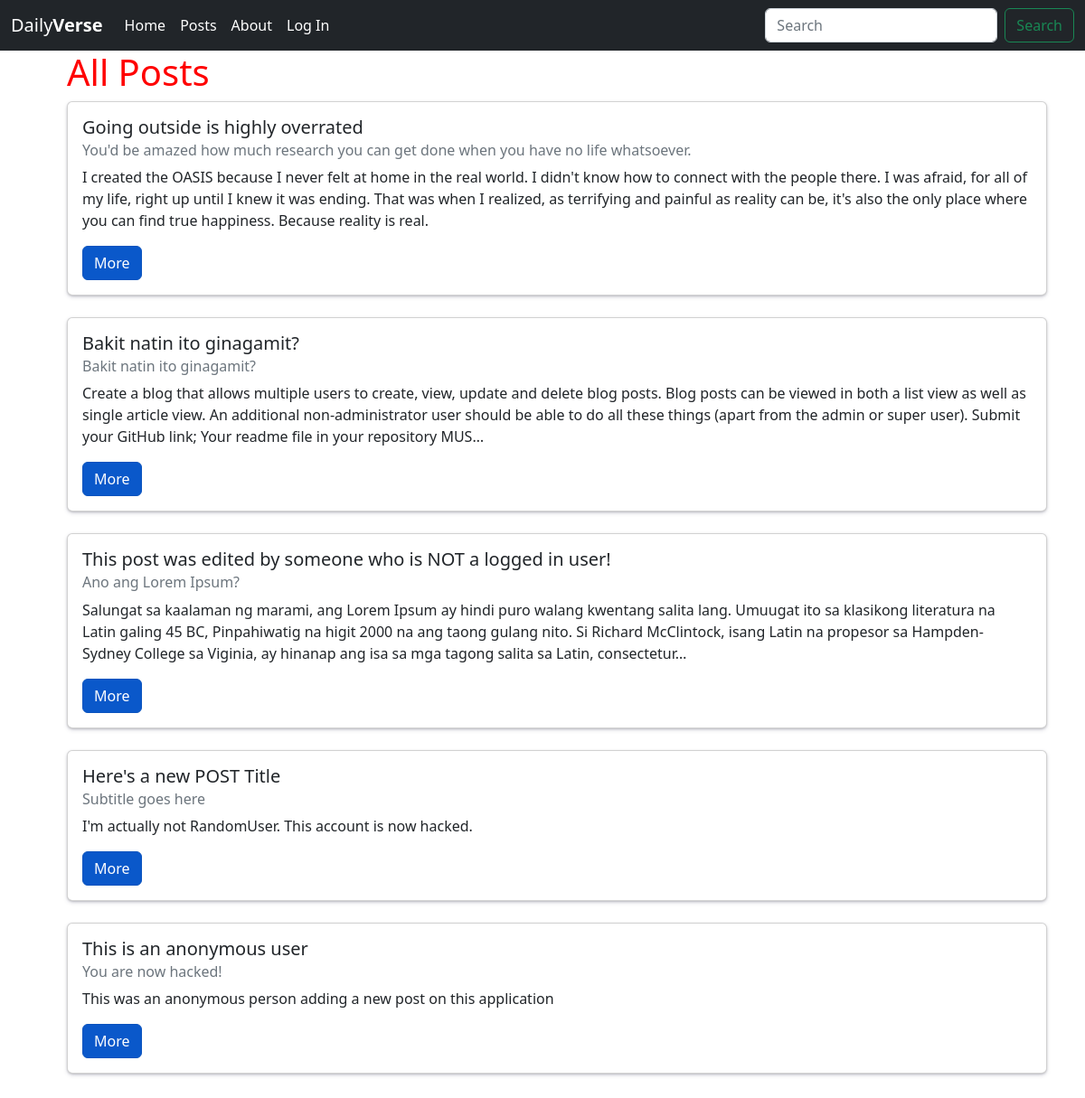
The app's page /posts/, older data.
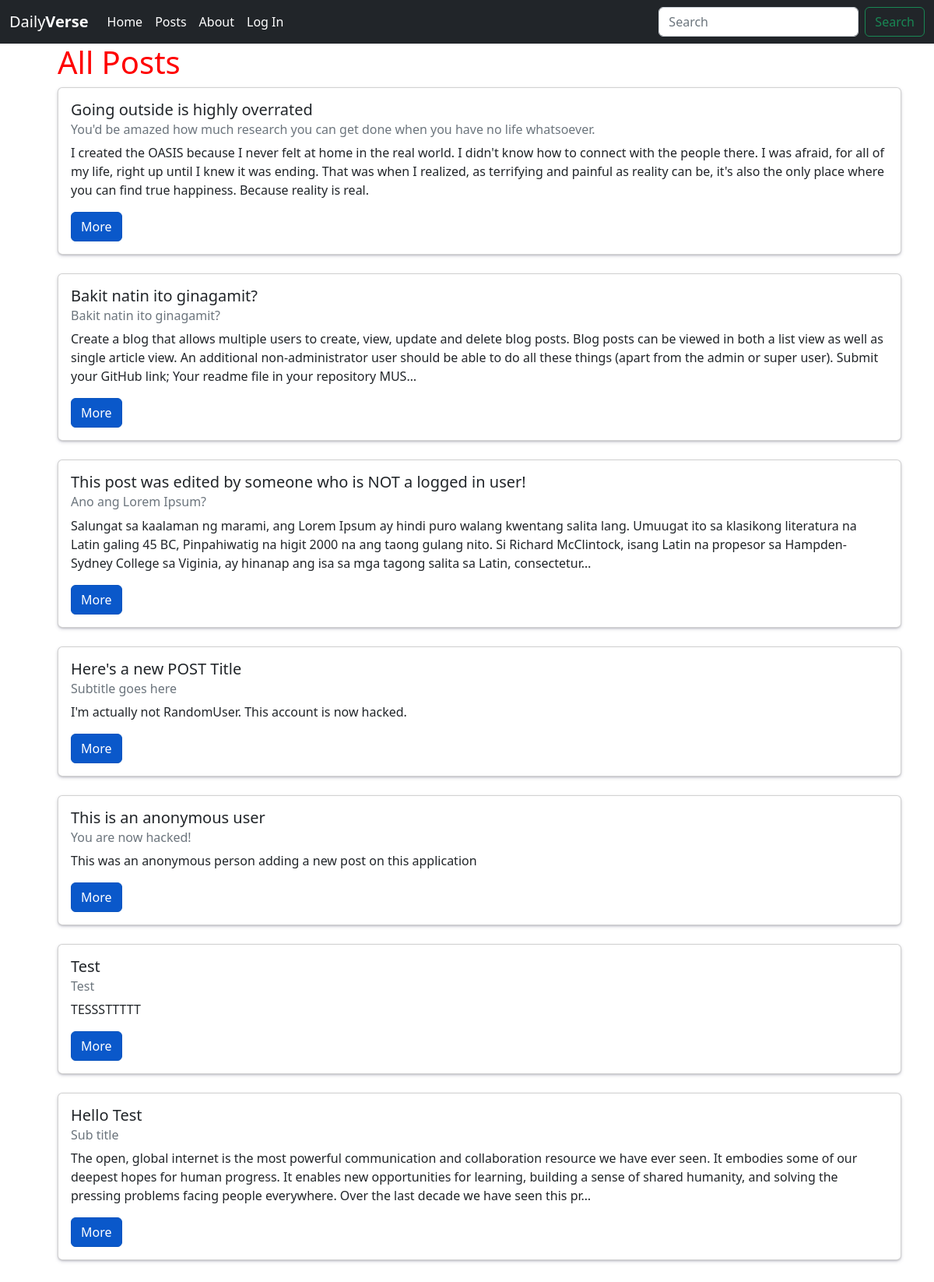
The same page, newer data.
### posts/models.py (models this page shows, shortened)
class Post(models.Model):
    title = models.CharField(max_length=256)
    subtitle = models.CharField(max_length=256)
    author = models.ForeignKey(
        get_user_model(),
        on_delete=models.CASCADE
    )
    body = models.TextField()
    created_on = models.DateTimeField(auto_now_add=True)

### posts/views.py (the view)
# urls.py: path('', PostListView.as_view(), name='list'),
class PostListView(ListView):
    template_name = "posts/list.html"
    model = Post

### templates/posts/list.html (shortened to what this page needs)
{% extends 'base.html' %}
{% block content %}
    <ul>
        <h1>All Posts</h1>
        {% for post in post_list %}
        <div class="card box">
            <div class="card-body">
              <h5 class="card-title">{{ post.title }}</h5>
              <h6 class="card-subtitle mb-2 text-muted">{{ post.subtitle }}</h6>
              <p class="card-text">{{ post.body|truncatechars:350 }}</p>
              <a href="{% url 'detail' post.id %}" class="card-link btn btn-primary btn-md active">More</a>
            </div>
        </div>
        <br />
    {% endfor %}
    </ul>
{% endblock content %}

Row changes from the older to the newer data that the page shows:
added Post: title "Test", subtitle "Test", body "TESSSTTTTT"
added Post: title "Hello Test", subtitle "Sub title", body "The open, global internet is the most powerful communication and collaboration resource we have ever seen. It embodies some of our deepest hopes for human progress. It enables new opportunities for learning, building a sense of shared humanity, and solving the pressing problems facing people everywhere. Over the last decade we have seen this pr…"
